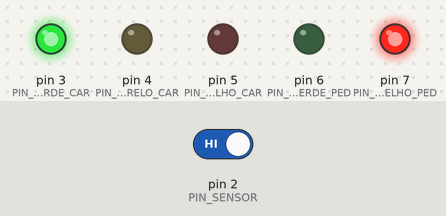
Recording of a sketch running on a simulated Arduino Uno, built with avr-gcc and run on an emulated ATmega328P. Shown: output pins drawn as LEDs (lit = HIGH). Inputs (shaded band) come from the test bench; at power-on: pin 2 (PIN_SENSOR) HIGH. Not simulated (calls return 0 or success): arduino_secrets.h.

Above: at 1.2 s.
1.3 s: pin 2 (PIN_SENSOR) driven LOW
At 3.4 s:
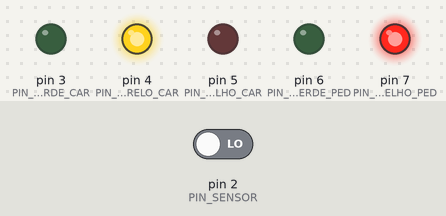
At 5.7 s:
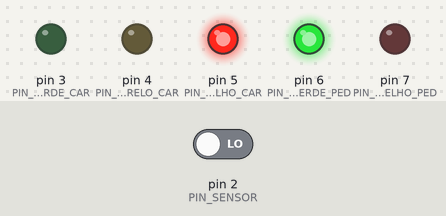
Timing chart, 0 to 15.4 s (numbered marks = the images above; inputs shaded):
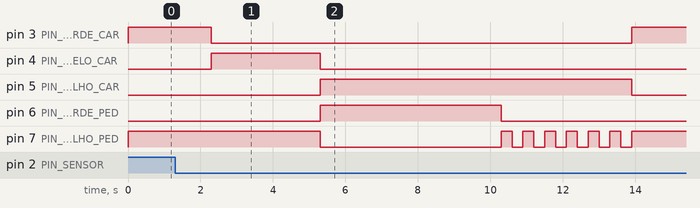

Measured:
- after the input at 1.3 s, pin 3 (PIN_LED_VERDE_CAR): HIGH → LOW after 1.0 s, → HIGH 11.6 s later; pin 4 (PIN_LED_AMARELO_CAR): LOW → HIGH after 1.0 s, → LOW 3.0 s later

The sketch:

Semaforo_Inteligente_com_IR.ino
```cpp
#include "arduino_secrets.h"

/****************************************************/
/* Aula 04 - SemÃ¡foro Inteligente com IR.           */
/* ProgramaÃ§Ã£o do semÃ¡foro inteligente com sensor IR*/
/* (InfraVermelho). Seu funcionamento consiste em   */
/* alterar seu modo de operaÃ§Ã£o assim que o sensor  */
/* detectar a presenÃ§a de um pedestre.              */
/* Utilizamos uma funÃ§Ã£o nativa do Arduino IDE, a   */
/* funÃ§Ã£o de interrupÃ§Ã£o (attachInterrupt). Para    */
/* saber mais sobre a funÃ§Ã£o acesse:                */
/* https://www.arduino.cc/reference/pt/language/functions/external-interrupts/attachinterrupt/ */
/****************************************************/

/* DefiniÃ§Ãµes dos pinos para os LEDs e sensor IR.   */
#define PIN_SENSOR 2
#define PIN_LED_VERDE_CAR 3
#define PIN_LED_AMARELO_CAR 4
#define PIN_LED_VERMELHO_CAR 5
#define PIN_LED_VERDE_PED 6
#define PIN_LED_VERMELHO_PED 7

/* VariÃ¡vel que seleciona o modo de operaÃ§Ã£o do     */
/* semÃ¡foro 0: Modo aberto para carros e 1: Modo    */
/* travessia de pedestres.                          */
int modo = 0;

void setup() {
  /* Configura o pino do sensor como ENTRADA.       */
  pinMode(PIN_SENSOR, INPUT);
  /* Loop para configurar os pinos 3 a 7 como SAÃ DA.*/
  for (int i = 3; i <= 7; i++) {
    pinMode(i, OUTPUT);
  }
  /* Ativa a funÃ§Ã£o de interrupÃ§Ã£o no pino que o      */
  /* sensor estÃ¡ conectado.                           */
  attachInterrupt(digitalPinToInterrupt(PIN_SENSOR), sensorAcionado, FALLING);
}

void loop() {
  /* Switch com dois modos de operaÃ§Ã£o: modo aberto para
    carros e modo travessia de pedestre. Enquanto o sensor
    nÃ£o detectar um pedestre, o modo de operaÃ§Ã£o permanece
    em 0, ou seja, aberto para a passagem dos carros. Caso o
    sensor detecte um pedestre, a funÃ§Ã£o attachInterrupt irÃ¡
    imediatamente alterar o modo de operaÃ§Ã£o para 1, ou seja,
    entrarÃ¡ no modo de travessia dos pedestres. */
  switch (modo) {
    case 0:
      modocarros();
      break;
    case 1:
      travessia();
      break;
  }
}

/* ApÃ³s o sensor detectar o pedestre, serÃ¡ executada essa*/
/* funÃ§Ã£o, ela altera o modo de operaÃ§Ã£o do semÃ¡foro.    */

void sensorAcionado() {
  modo = 1;
}
/* FunÃ§Ã£o que ativa  o modo "Travessia de pedestres"     */
void travessia() {
  /* Aguarda 1 segundo apÃ³s o sensor detectar o pedestre */
  delay(1000);
  /* Aciona o amarelo do semÃ¡foro dos carros             */
  digitalWrite(PIN_LED_VERDE_CAR, LOW);
  digitalWrite(PIN_LED_AMARELO_CAR, HIGH);
  delay(3000);
  /* Abre o semÃ¡foro de pedestres.                       */
  digitalWrite(PIN_LED_VERDE_PED, HIGH);
  digitalWrite(PIN_LED_VERMELHO_PED, LOW);
  digitalWrite(PIN_LED_AMARELO_CAR, LOW);
  digitalWrite(PIN_LED_VERMELHO_CAR, HIGH);
  delay(5000);
  /* Apaga o verde dos pedestres e comeÃ§a a piscar
   *  o vermelho, indicando que o tempo de travessia
   *  estÃ¡ acabando.
   */
  digitalWrite(PIN_LED_VERDE_PED, LOW);
  for (int i = 0; i <= 5; i++)
  {
    digitalWrite(PIN_LED_VERMELHO_PED, HIGH);
    delay(300);
    digitalWrite(PIN_LED_VERMELHO_PED, LOW);
    delay(300);
  }
  /* ApÃ³s a travessia de pedestre, altera para o modo
   * de passagem de carros: 0 */
  modo = 0;
}
/* FunÃ§Ã£o que ativa os LEDs para o modo "Aberto para carros" */
void modocarros() {
  digitalWrite(PIN_LED_VERDE_PED, LOW);
  digitalWrite(PIN_LED_VERMELHO_PED, HIGH);
  digitalWrite(PIN_LED_VERDE_CAR, HIGH);
  digitalWrite(PIN_LED_AMARELO_CAR, LOW);
  digitalWrite(PIN_LED_VERMELHO_CAR, LOW);
}
```
